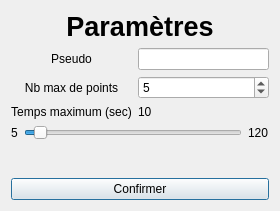
<?xml version="1.0" encoding="UTF-8"?>
<ui version="4.0">
 <class>DialogParametres</class>
 <widget class="QDialog" name="DialogParametres">
  <property name="geometry">
   <rect>
    <x>0</x>
    <y>0</y>
    <width>280</width>
    <height>211</height>
   </rect>
  </property>
  <property name="minimumSize">
   <size>
    <width>280</width>
    <height>211</height>
   </size>
  </property>
  <property name="maximumSize">
   <size>
    <width>280</width>
    <height>211</height>
   </size>
  </property>
  <property name="windowTitle">
   <string>Dialog</string>
  </property>
  <layout class="QVBoxLayout" name="verticalLayout">
   <item>
    <widget class="QLabel" name="labelTitre">
     <property name="font">
      <font>
       <pointsize>20</pointsize>
       <weight>75</weight>
       <bold>true</bold>
      </font>
     </property>
     <property name="text">
      <string>Paramètres</string>
     </property>
     <property name="alignment">
      <set>Qt::AlignCenter</set>
     </property>
    </widget>
   </item>
   <item>
    <layout class="QGridLayout" name="gridLayout">
     <item row="1" column="0">
      <widget class="QLabel" name="labelPtsMax">
       <property name="text">
        <string>Nb max de points</string>
       </property>
       <property name="alignment">
        <set>Qt::AlignCenter</set>
       </property>
      </widget>
     </item>
     <item row="1" column="1">
      <widget class="QSpinBox" name="inputPtsMax">
       <property name="minimum">
        <number>1</number>
       </property>
       <property name="maximum">
        <number>50</number>
       </property>
       <property name="value">
        <number>5</number>
       </property>
      </widget>
     </item>
     <item row="2" column="0">
      <widget class="QLabel" name="labelTitreTemps">
       <property name="text">
        <string>Temps maximum (sec)</string>
       </property>
       <property name="alignment">
        <set>Qt::AlignCenter</set>
       </property>
      </widget>
     </item>
     <item row="0" column="1">
      <widget class="QLineEdit" name="inputPseudo"/>
     </item>
     <item row="0" column="0">
      <widget class="QLabel" name="labelPseudo">
       <property name="text">
        <string>Pseudo</string>
       </property>
       <property name="alignment">
        <set>Qt::AlignCenter</set>
       </property>
      </widget>
     </item>
     <item row="2" column="1">
      <widget class="QLabel" name="labelTempsMax">
       <property name="text">
        <string>10</string>
       </property>
      </widget>
     </item>
    </layout>
   </item>
   <item>
    <layout class="QHBoxLayout" name="horizontalLayout">
     <item>
      <widget class="QLabel" name="label">
       <property name="text">
        <string>5</string>
       </property>
      </widget>
     </item>
     <item>
      <widget class="QSlider" name="slider">
       <property name="minimum">
        <number>5</number>
       </property>
       <property name="maximum">
        <number>120</number>
       </property>
       <property name="singleStep">
        <number>5</number>
       </property>
       <property name="value">
        <number>10</number>
       </property>
       <property name="tracking">
        <bool>false</bool>
       </property>
       <property name="orientation">
        <enum>Qt::Horizontal</enum>
       </property>
       <property name="tickInterval">
        <number>0</number>
       </property>
      </widget>
     </item>
     <item>
      <widget class="QLabel" name="label_2">
       <property name="text">
        <string>120</string>
       </property>
      </widget>
     </item>
    </layout>
   </item>
   <item>
    <spacer name="verticalSpacer">
     <property name="orientation">
      <enum>Qt::Vertical</enum>
     </property>
     <property name="sizeHint" stdset="0">
      <size>
       <width>20</width>
       <height>40</height>
      </size>
     </property>
    </spacer>
   </item>
   <item>
    <widget class="QPushButton" name="bConfirmer">
     <property name="text">
      <string>Confirmer</string>
     </property>
    </widget>
   </item>
  </layout>
 </widget>
 <resources/>
 <connections/>
</ui>
